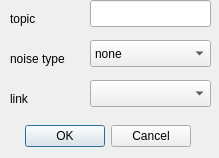
<?xml version="1.0" encoding="UTF-8"?>
<ui version="4.0">
 <class>DialogGps</class>
 <widget class="QDialog" name="DialogGps">
  <property name="geometry">
   <rect>
    <x>0</x>
    <y>0</y>
    <width>219</width>
    <height>158</height>
   </rect>
  </property>
  <property name="windowTitle">
   <string>Dialog</string>
  </property>
  <widget class="QDialogButtonBox" name="buttonBox">
   <property name="geometry">
    <rect>
     <x>10</x>
     <y>120</y>
     <width>181</width>
     <height>32</height>
    </rect>
   </property>
   <property name="orientation">
    <enum>Qt::Horizontal</enum>
   </property>
   <property name="standardButtons">
    <set>QDialogButtonBox::Cancel|QDialogButtonBox::Ok</set>
   </property>
  </widget>
  <widget class="QLabel" name="label_5">
   <property name="geometry">
    <rect>
     <x>10</x>
     <y>10</y>
     <width>121</width>
     <height>17</height>
    </rect>
   </property>
   <property name="text">
    <string>topic</string>
   </property>
  </widget>
  <widget class="QComboBox" name="comboBox_2">
   <property name="geometry">
    <rect>
     <x>90</x>
     <y>40</y>
     <width>121</width>
     <height>27</height>
    </rect>
   </property>
   <item>
    <property name="text">
     <string>none</string>
    </property>
   </item>
   <item>
    <property name="text">
     <string>gaussian</string>
    </property>
   </item>
   <item>
    <property name="text">
     <string>gaussian quantized</string>
    </property>
   </item>
  </widget>
  <widget class="QComboBox" name="comboBox">
   <property name="geometry">
    <rect>
     <x>90</x>
     <y>80</y>
     <width>121</width>
     <height>27</height>
    </rect>
   </property>
  </widget>
  <widget class="QLineEdit" name="lineEdit_4">
   <property name="geometry">
    <rect>
     <x>90</x>
     <y>0</y>
     <width>121</width>
     <height>27</height>
    </rect>
   </property>
  </widget>
  <widget class="QLabel" name="label_6">
   <property name="geometry">
    <rect>
     <x>10</x>
     <y>50</y>
     <width>121</width>
     <height>17</height>
    </rect>
   </property>
   <property name="text">
    <string>noise type</string>
   </property>
  </widget>
  <widget class="QLabel" name="label_4">
   <property name="geometry">
    <rect>
     <x>10</x>
     <y>90</y>
     <width>121</width>
     <height>17</height>
    </rect>
   </property>
   <property name="text">
    <string>link</string>
   </property>
  </widget>
 </widget>
 <resources/>
 <connections>
  <connection>
   <sender>buttonBox</sender>
   <signal>accepted()</signal>
   <receiver>DialogGps</receiver>
   <slot>accept()</slot>
   <hints>
    <hint type="sourcelabel">
     <x>248</x>
     <y>254</y>
    </hint>
    <hint type="destinationlabel">
     <x>157</x>
     <y>274</y>
    </hint>
   </hints>
  </connection>
  <connection>
   <sender>buttonBox</sender>
   <signal>rejected()</signal>
   <receiver>DialogGps</receiver>
   <slot>reject()</slot>
   <hints>
    <hint type="sourcelabel">
     <x>316</x>
     <y>260</y>
    </hint>
    <hint type="destinationlabel">
     <x>286</x>
     <y>274</y>
    </hint>
   </hints>
  </connection>
 </connections>
</ui>
